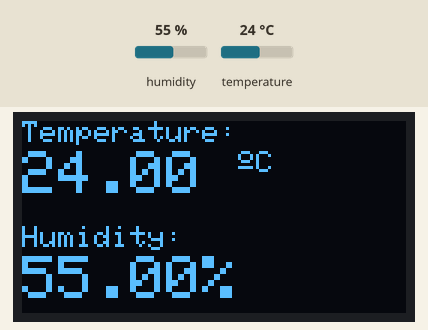
Simulated run of this sketch. Board: Arduino Mega 2560, built with avr-gcc and run on an emulated ATmega2560. Parts: 128×64 one-colour display. Inputs (shaded band) come from the test bench; at power-on: humidity 55 %, temperature 24 °C.

Above: at 7.6 s.
7.7 s: humidity set to 22 %
At 13.4 s:
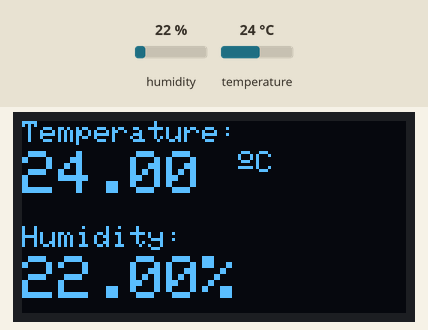
15.2 s: temperature set to 12 °C
At 18.0 s:
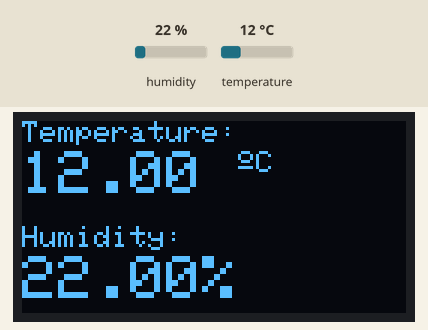
22.7 s: humidity set to 40 %
At 28.4 s:
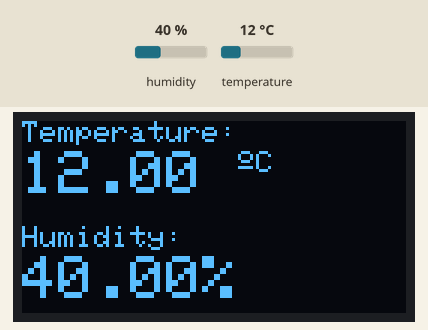
30.2 s: temperature set to 19 °C
At 33.0 s:
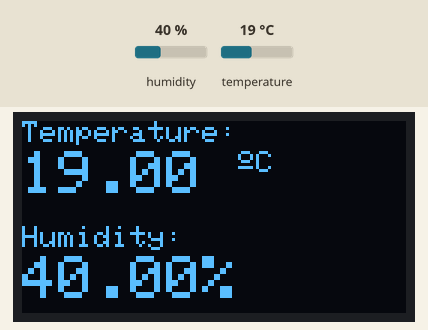
Timing chart, 0 to 34.5 s (numbered marks = the images above; inputs shaded):
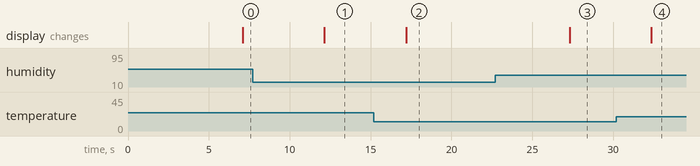

Measured:
- after the input at 7.7 s, the display: changes after 4.4 s (image 1)
- after the input at 15.2 s, the display: changes after 2.0 s (image 2)
- after the input at 22.7 s, the display: changes after 4.6 s (image 3)
- after the input at 30.2 s, the display: changes after 2.2 s (image 4)

The sketch:

Practica_3-2.ino
```cpp
#include <Wire.h>
#include <Adafruit_GFX.h>
#include <Adafruit_SSD1306.h>
#include <Adafruit_Sensor.h>
#include "DHT.h"

#define SCREEN_WIDTH 128
#define SCREEN_HEIGHT 64

Adafruit_SSD1306 display(SCREEN_WIDTH, SCREEN_HEIGHT,&Wire, -1);

#define DHTPIN 23
#define DHTTYPE DHT11

DHT dht(DHTPIN,DHTTYPE);

void setup() {
  Serial.begin(115200);
  dht.begin();
  if(!display.begin(SSD1306_SWITCHCAPVCC, 0x3C)){
    Serial.println(F("SSD1306 allocation failed"));
    for(;;);
  }
  delay(2000);
  display.clearDisplay();
  display.setTextColor(WHITE);

}

void loop() {
  delay(5000);
  float h=dht.readHumidity();
  float t = dht.readTemperature();

  if(isnan(h)||isnan(t)){
    Serial.println(F("Failed to read from DHT sensor!"));
    return;
  }
  display.clearDisplay();
  display.setTextSize(1);
  display.setCursor(0,0);
  display.print("Temperature: ");
  display.setTextSize(2);
  display.setCursor(0,10);
  display.print(t);
  display.print(" ");
  display.setTextSize(1);
  display.cp437(true);
  display.write(167);
  display.print("C");

  display.setTextSize(1);
  display.setCursor(0,35);
  display.print("Humidity: ");
  display.setTextSize(2);
  display.setCursor(0,45);
  display.print(h);
  display.print("%");
  display.display();

}
```
